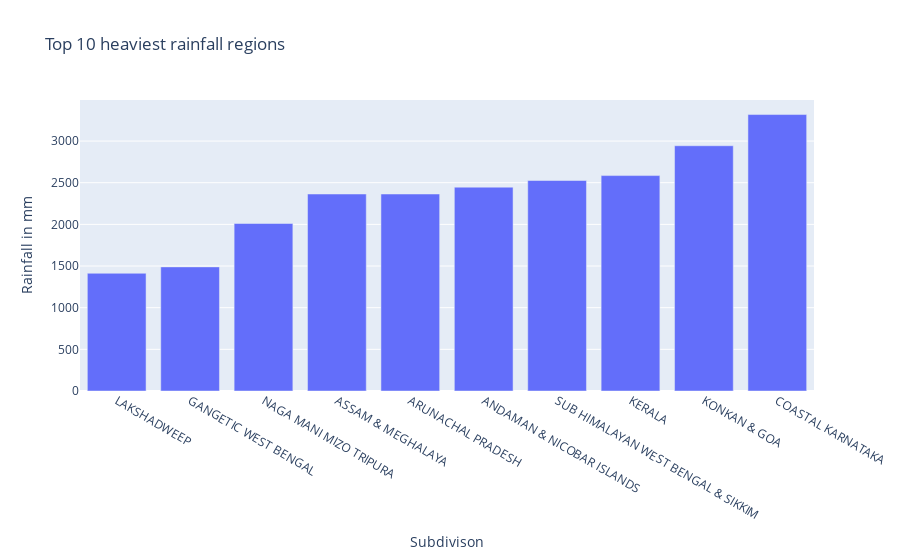

Write notebook code for a chart like this one.
### Code cell
topk = median_rf[-k:]
subd,val = [],[]
for x,y in topk:
    subd.append(x)
    val.append(y)
    
fig = px.bar(x=subd, y=val,title=f'Top {k} heaviest rainfall regions',labels={
                     "x": "Subdivison",
                     "y": "Rainfall in mm",
                 })
fig.show()

### Figure 1 — Plotly figure (JSON) as saved in the notebook; plotly's stock layout.template omitted (floating-point values rounded to 4 significant figures)
{"data": [{"alignmentgroup": "True", "hovertemplate": "Subdivison=%{x}<br>Rainfall in mm=%{y}<extra></extra>", "legendgroup": "", "marker": {"color": "#636efa", "pattern": {"shape": ""}}, "name": "", "offsetgroup": "", "orientation": "v", "showlegend": false, "textposition": "auto", "type": "bar", "x": ["LAKSHADWEEP", "GANGETIC WEST BENGAL", "NAGA MANI MIZO TRIPURA", "ASSAM & MEGHALAYA", "ARUNACHAL PRADESH", "ANDAMAN & NICOBAR ISLANDS", "SUB HIMALAYAN WEST BENGAL & SIKKIM", "KERALA", "KONKAN & GOA", "COASTAL KARNATAKA"], "xaxis": "x", "y": [1413.0, 1490.0, 2011.0, 2364.0, 2364.0, 2446.0, 2526.0, 2585.0, 2944.0, 3318.0], "yaxis": "y"}], "layout": {"barmode": "relative", "legend": {"tracegroupgap": 0}, "title": {"text": "Top 10 heaviest rainfall regions"}, "xaxis": {"anchor": "y", "domain": [0, 1], "title": {"text": "Subdivison"}}, "yaxis": {"anchor": "x", "domain": [0, 1], "title": {"text": "Rainfall in mm"}}}}
